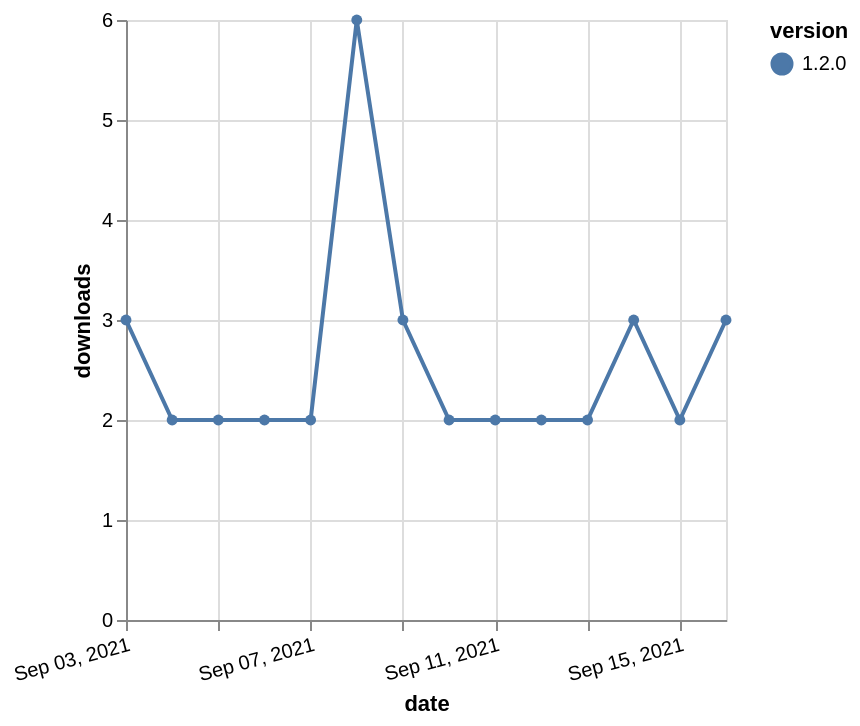

Vega-Lite specification stored for this chart:
### Vega-Lite specification from a JSON file in a GitHub repository (floating-point values rounded to 4 significant figures)
{"$schema": "https://vega.github.io/schema/vega-lite/v5.json", "description": "A simple bar chart with embedded data.", "data": {"values": [{"date": "2021-09-03", "total": 710, "delta": 3, "version": "1.2.0"}, {"date": "2021-09-04", "total": 712, "delta": 2, "version": "1.2.0"}, {"date": "2021-09-05", "total": 714, "delta": 2, "version": "1.2.0"}, {"date": "2021-09-06", "total": 716, "delta": 2, "version": "1.2.0"}, {"date": "2021-09-07", "total": 718, "delta": 2, "version": "1.2.0"}, {"date": "2021-09-08", "total": 724, "delta": 6, "version": "1.2.0"}, {"date": "2021-09-09", "total": 727, "delta": 3, "version": "1.2.0"}, {"date": "2021-09-10", "total": 729, "delta": 2, "version": "1.2.0"}, {"date": "2021-09-11", "total": 731, "delta": 2, "version": "1.2.0"}, {"date": "2021-09-12", "total": 733, "delta": 2, "version": "1.2.0"}, {"date": "2021-09-13", "total": 735, "delta": 2, "version": "1.2.0"}, {"date": "2021-09-14", "total": 738, "delta": 3, "version": "1.2.0"}, {"date": "2021-09-15", "total": 740, "delta": 2, "version": "1.2.0"}, {"date": "2021-09-16", "total": 743, "delta": 3, "version": "1.2.0"}]}, "width": "container", "mark": {"type": "line", "point": {"filled": true}}, "encoding": {"x": {"field": "date", "type": "temporal", "timeUnit": "yearmonthdate", "title": "date", "axis": {"labelAngle": -15}}, "y": {"field": "delta", "type": "quantitative", "title": "downloads"}, "color": {"field": "version", "type": "nominal"}, "tooltip": {"field": "delta"}}}
